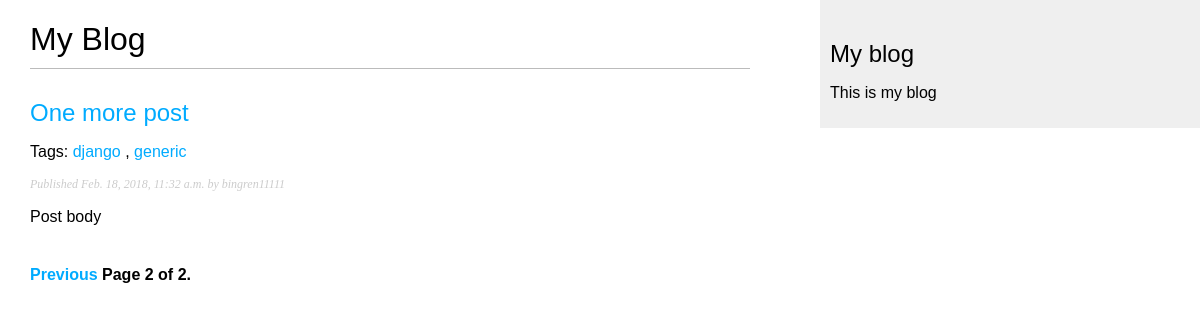
Screenshot of /blog/?page=2 with the database file from the repository.
### blog/models.py (models this page shows, shortened)
class Post(models.Model):
    STATUS_CHOICES = (
        ('draft','Draft'),
        ('published','Published'),
    )
    title = models.CharField(max_length=250)
    slug = models.SlugField(max_length=250,
                            unique_for_date='publish')
    author = models.ForeignKey(User, related_name='blog_posts')
    body = models.TextField()
    publish = models.DateTimeField(default=timezone.now)
    created = models.DateTimeField(auto_now_add=True)
    updated = models.DateTimeField(auto_now=True)
    status = models.CharField(max_length=10, choices=STATUS_CHOICES, default='draft')
    tags = TaggableManager()
    objects = models.Manager()
    published = PublishManager()
    class Meta:
        ordering = ('-publish',)
    def get_absolute_url(self):
        return reverse('blog:post_detail',
                       args=[self.publish.year,
                             self.publish.strftime('%m'),
                             self.publish.strftime('%d'),
                             self.slug])

### blog/views.py (the view)
# urls.py: url(r'^tag/(?P<tag_slug>[-\w]+)/$',views.post_list,name='post_list_by_tag'),
def post_list(request,tag_slug=None):
    object_list = Post.published.all()
    tag = None
    if tag_slug:
        tag = get_object_or_404(Tag,slug=tag_slug)
        object_list = object_list.filter(tags__in=[tag])
    paginator = Paginator(object_list,3)
    page = request.GET.get('page')
    try:
        posts = paginator.page(page)
    except PageNotAnInteger:
        posts = paginator.page(1)
    except EmptyPage:
        posts = paginator.page(paginator.num_pages)
    return render(request,'blog/post/list.html', {
        'posts':posts,
        'page': page,
        'tag':tag
    })

### blog/models.py (called while the page is built)
    def get_queryset(self):
        return super(PublishManager,self).get_queryset().filter(status='published')

### blog/templates/blog/post/list.html (shortened to what this page needs)
{% extends "blog/base.html" %}
{% block content %}
    <h1>My Blog</h1>
    {% for post in posts %}
        <h2>
            <a href="{{ post.get_absolute_url }}">{{ post.title }}</a>
        </h2>
        <p class="tags">
            Tags:
            {% for tag in post.tags.all %}
                <a href="{% url 'blog:post_list_by_tag' tag.slug %}">
                    {{ tag.name }}
                </a>
            {% if not forloop.last %}, {% endif %}
            {% endfor %}
        </p>
        <p class="date">
            Published {{ post.publish }} by {{ post.author }}
        </p>
        {{ post.body|truncatewords:30|linebreaks }}
    {% endfor %}
    {% include "blog/pagination.html" with page=posts %}
{% endblock %}

### blog/static/css/blog.css (style rules this page uses)
body { margin:0; padding:0; font-family:helvetica, sans-serif; }
a { color:#00abff; text-decoration:none; }
h1 { font-weight:normal; border-bottom:1px solid #bbb; padding:0 0 10px 0; }
h2 { font-weight:normal; margin:30px 0 0; }
p.date { color:#ccc; font-family: georgia, serif; font-size: 12px; font-style: italic; }

### rows the page displays
Post: title "One more post", publish "Feb. 18, 2018, 11:32 a.m.", author "bingren11111", body "Post body"
Tag: name "django"
Tag: name "generic"

### other values shown
{{ page.number }} "2"
{{ page.paginator.num_pages }} "2"
